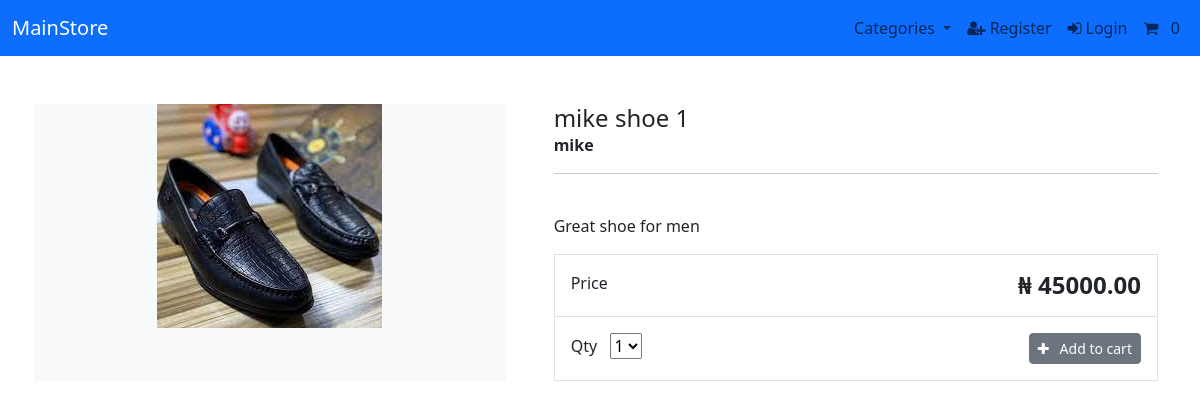
Page /product/mike-shoe-1 on the committed database.
### store/models.py (models this page shows, shortened)
class Product(models.Model):
    category = models.ForeignKey(Category, on_delete=models.CASCADE, related_name='product', null=True)
    title = models.CharField(max_length=256)
    brand = models.CharField(max_length=256, default='unbranded')
    description = models.TextField(blank=True)
    slug = models.SlugField(max_length=250)
    price = models.DecimalField(max_digits=8, decimal_places=2)
    image = models.ImageField(upload_to='images/')
    class Meta:
        verbose_name_plural = 'products'

### store/views.py (the view)
# urls.py: path('product/<slug:slug>', views.ProductDetailView.as_view(), name='single'),
class ProductDetailView(DetailView):
    model = Product
    template_name = 'store/product_detail.html'
    context_object_name = 'product'

### cart/cart.py (called while the page is built)
    def __len__(self):
        return sum(item['qty'] for item in self.cart.values())

### cart/context_processors.py (called while the page is built)
def cart(request):
    return {'cart': Cart(request)}

### store/models.py (called while the page is built)
    def get_absolute_url(self):
        return reverse('store:single_cat', args=[self.slug])

### store/views.py (called while the page is built)
def categories(request):
    all_categories = Category.objects.all()
    return {'all_categories': all_categories}

### store/templates/store/product_detail.html (shortened to what this page needs)
{% extends "base.html" %}
{% load static %}
{% block content %}
<div class="container">
    <main class="pt-5">
        <div class="row g-3">
            <div class="col-md-5 col-lg-5 order-md-first bg-light">
                <img class="img-fluid mx-auto d-block" alt="Responsive image" src="{{ product.image.url }}">
            </div>
            <div class="col-md-7 col-lg-7 ps-md-3 ps-lg-5">
                <h1 class="mb-0 h4"> {{ product.title }}  </h1>
                <strong> {{ product.brand }} </strong>
                <hr>
                <br>
                <p> {{ product.description }} </p>
                <div class="border">
                    <div class="col border-bottom">
                        <div class="row p-3">
                            <div class="col-6"> Price </div>
                            <div class="col-6 text-end"><span class="h4 fw-bold">₦ {{ product.price }} </span></div>
                        </div>
                    </div>
                    <div class="col">
                        <div class="row p-3">
                            <div class="col-6">
                                <label for="select">Qty</label>
                                <select id="select">
                                    <option value="1">1</option>
                                </select>
                            </div>
                            <div class="col-6 text-end">
                                <button type="button" id="add-button" value="{{product.id}}" class="btn btn-secondary btn-sm">
                                    <i class="fa fa-plus" aria-hidden="true"></i> &nbsp; Add to cart
                                </button>
                            </div>
                        </div>
                    </div>
                </div>
            </div>
        </div>
    </main>
    <br>
</div>
{% endblock %}

### rows in the picture
Product: image (picture), title "mike shoe 1", brand "mike", description "Great shoe for men", price "45000.00"
